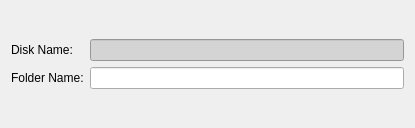
<?xml version="1.0" encoding="UTF-8"?>
<ui version="4.0">
 <class>AudioFolderForm</class>
 <widget class="QWidget" name="AudioFolderForm">
  <property name="geometry">
   <rect>
    <x>0</x>
    <y>0</y>
    <width>415</width>
    <height>128</height>
   </rect>
  </property>
  <property name="windowTitle">
   <string>Form</string>
  </property>
  <layout class="QVBoxLayout" name="verticalLayout">
   <item>
    <layout class="QGridLayout" name="gridLayout">
     <item row="0" column="0">
      <widget class="QLabel" name="label_2">
       <property name="text">
        <string>Disk Name:</string>
       </property>
      </widget>
     </item>
     <item row="0" column="1">
      <widget class="QLineEdit" name="edtDiskName">
       <property name="styleSheet">
        <string notr="true">background-color: rgb(175, 175, 175);
background-color: rgb(212, 212, 212);</string>
       </property>
       <property name="readOnly">
        <bool>true</bool>
       </property>
      </widget>
     </item>
     <item row="1" column="0">
      <widget class="QLabel" name="label">
       <property name="text">
        <string>Folder Name:</string>
       </property>
      </widget>
     </item>
     <item row="1" column="1">
      <widget class="QLineEdit" name="edtFolderName"/>
     </item>
    </layout>
   </item>
  </layout>
 </widget>
 <resources/>
 <connections/>
</ui>
